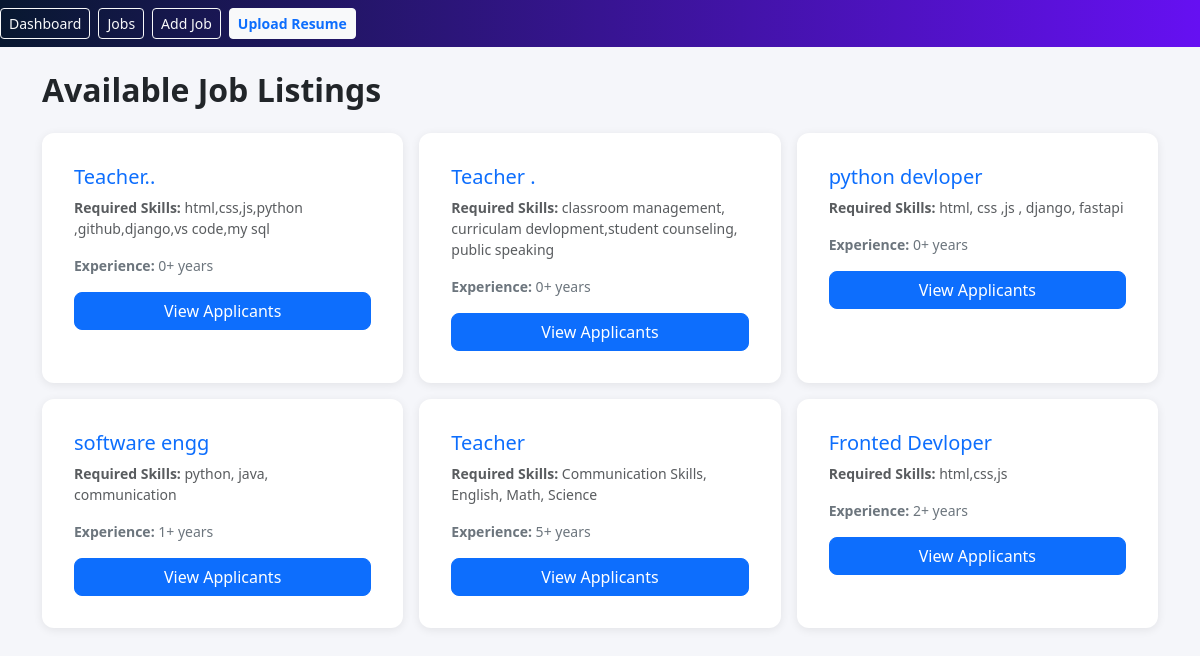
Screenshot of /jobs/ with the database file from the repository.
### parserapp/models.py (models this page shows, shortened)
class Job(models.Model):
    title = models.CharField(max_length=200)
    description = models.TextField(blank=True)
    required_skills = models.TextField(help_text="Comma-separated skills")
    min_experience = models.IntegerField(default=0)
    created_at = models.DateTimeField(default=timezone.now)

### parserapp/views.py (the view)
# urls.py: path("jobs/", views.home, name="home"),
def home(request):
    jobs = Job.objects.all().order_by('-id')
    return render(request, "parserapp/home.html", {"jobs": jobs})

### parserapp/templates/parserapp/home.html
{% extends "parserapp/base.html" %}
{% block content %}
<h2 class="mb-4 fw-semibold">Available Job Listings</h2>
{% if jobs %}
<div class="row g-3">
    {% for job in jobs %}
    <div class="col-md-6 col-lg-4">
        <div class="card p-3 h-100">
            <div class="card-body">
                <h5 class="card-title text-primary">{{ job.title }}</h5>
                <p class="card-text small text-muted">
                    <strong>Required Skills:</strong> {{ job.required_skills }}
                </p>
                <p class="text-secondary small mb-3">
                    <strong>Experience:</strong> {{ job.min_experience }}+ years
                </p>
                <a href="{% url 'job_detail' job.pk %}" class="btn btn-primary w-100">View Applicants</a>
            </div>
        </div>
    </div>
    {% endfor %}
</div>
{% else %}
<div class="alert alert-info">No jobs yet. <a href="/job/add/">Add one</a></div>
{% endif %}
{% endblock %}

### parserapp/templates/parserapp/base.html (style rules this page uses)
body { background-color: #f5f6fa; }
.card { border: none; border-radius: 12px; box-shadow: 0 2px 10px rgba(0, 0, 0, 0.08); transition: transform 0.2s ease-in-out; }
.btn-primary, .btn-success { border-radius: 8px; }

### rows the page displays
Job: title "Teacher..", required_skills "html,css,js,python ,github,django,vs code,my sql", min_experience "0"
Job: title "Teacher .", required_skills "classroom management, curriculam devlopment,student counseling, public speaking", min_experience "0"
Job: title "python devloper", required_skills "html, css ,js , django, fastapi", min_experience "0"
Job: title "software engg", required_skills "python, java, communication", min_experience "1"
Job: title "Teacher", required_skills "Communication Skills, English, Math, Science", min_experience "5"
Job: title "Fronted Devloper", required_skills "html,css,js", min_experience "2"
